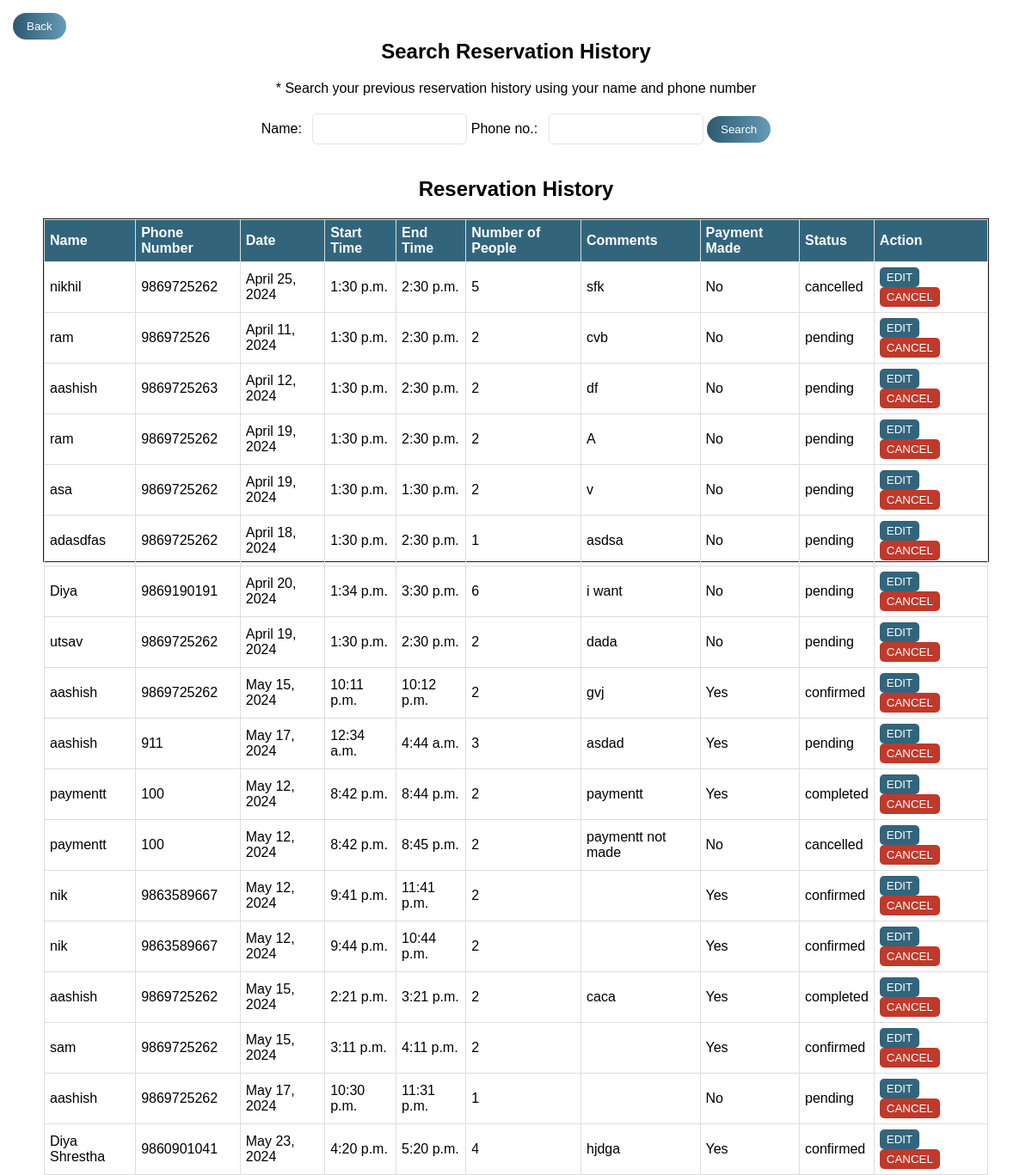
Page /user_reservation_history/ on the committed database.
### OneByteFood/models.py (models this page shows)
class Reservation(models.Model):
    id = models.AutoField(primary_key=True)
    name = models.CharField(max_length=100)
    phone = models.CharField(max_length=20)
    date = models.DateField()
    start_time = models.TimeField()
    end_time = models.TimeField()
    num_people = models.IntegerField()
    comments = models.TextField()
    payment_made = models.BooleanField(default=False)
    status = models.CharField(max_length=50, default='pending')

### OneByteFood/views.py (the view)
# urls.py: path('user_reservation_history/', onebytefood_views.show_user_reservation_history, name='show_user_reservation_history'),
def show_user_reservation_history(request):
    if request.method == 'GET':
        name = request.GET.get('name', '')
        phone = request.GET.get('phone', '')
        if name and phone:
            reservations_data = Reservation.objects.filter(name=name, phone=phone)
        else:
            reservations_data = Reservation.objects.all()
        return render(request, 'user_reservation_history.html', {'reservations_data': reservations_data, 'name': name, 'phone': phone})
    else:
        return HttpResponseRedirect('/user_reservation_history/')

### templates/user_reservation_history.html (shortened to what this page needs)
<!DOCTYPE html>
<html lang="en">
<head>
</head>
<body>
    <a href="http://127.0.0.1:8000/reservation/"><button class="Back-Btn"> Back</button></a>
    <h2 class="section-title">Search Reservation History</h2>
    <p class="search-guide">* Search your previous reservation history using your name and phone number</p>
    <form method="get" action="{% url 'show_user_reservation_history' %}" id="reservationHistorySearchForm"
        class="reservationHistorySearchForm">
        <label for="name">Name:</label>
        <input type="text" id="name" name="name" required>
        <label for="phone">Phone no.:</label>
        <input type="tel" id="phone" name="phone" required>
        <input type="submit" value="Search">
    </form>
    <div class="history-container">
        <section class="history" id="history">
            <h2 class="section-title">Reservation History</h2>
            <div class="table-history">
                {% if reservations_data %}
                <table class="history-table">
                    <thead>
                        <tr>
                            <th>Name</th>
                            <th>Phone Number</th>
                            <th>Date</th>
                            <th>Start Time</th>
                            <th>End Time</th>
                            <th>Number of People</th>
                            <th>Comments</th>
                            <th>Payment Made</th>
                            <th>Status</th>
                            <th>Action</th>
                        </tr>
                    </thead>
                    <tbody>
                        {% for reservation in reservations_data %}
                        <tr>
                            <td>{{ reservation.name }}</td>
                            <td>{{ reservation.phone }}</td>
                            <td>{{ reservation.date }}</td>
                            <td>{{ reservation.start_time }}</td>
                            <td>{{ reservation.end_time }}</td>
                            <td>{{ reservation.num_people }}</td>
                            <td>{{ reservation.comments }}</td>
                            <td>{% if reservation.payment_made %}Yes{% else %}No{% endif %}</td>
                            <td>{{ reservation.status }}</td>
                            <td>
                                <button class="edit-btn"><a href="/edit_reservation_user/{{ reservation.id }}"
                                        style="text-decoration: none; color: inherit;">EDIT</a></button>
                                <button class="cancel-btn"><a
                                        href="/cancel_reservation_user/{{ reservation.id }}/?name={{ reservation.name }}&phone={{ reservation.phone }}"
                                        style="text-decoration: none; color: inherit;">CANCEL</a></button>
                            </td>
                        </tr>
                        {% endfor %}
                    </tbody>
                </table>
                {% else %}
                <center>
                    <h4>No previous reservations.</h4>
                </center>
                {% endif %}
            </div>
        </section>
    </div>
</body>
</html>

### templates/user_reservation_history.html (style rules this page uses)
* { margin: 0; padding: 0; box-sizing: border-box; font-family: 'Montserrat', sans-serif; }
.Back-Btn { padding: 8px 16px; background: linear-gradient(to right, #2c5870, #669bb7); color: #fff; border: none; border-radius: 20px; text-decoration: none; cursor: pointer; margin: 15px 15px 0 15px; }
.section-title, .search-guide { text-align: center; margin-bottom: 20px; }
.reservationHistorySearchForm { margin-bottom: 10px; text-align: center; }
.reservationHistorySearchForm label { margin-right: 8px; }
.reservationHistorySearchForm input[type="text"], .reservationHistorySearchForm input[type="tel"] { width: 180px; padding: 8px; border-radius: 5px; border: 1px solid #E4E4E4; font-size: 16px; color: #32657C; margin-bottom: 8px; }
.reservationHistorySearchForm input[type="submit"] { padding: 8px 16px; background: linear-gradient(to right, #2c5870, #669bb7); color: #fff; border: none; border-radius: 20px; text-decoration: none; cursor: pointer; }
.history-container { margin-top: 30px; padding-bottom: 150px; }
.table-history { border: 1px solid #1e1d1d; height: 400px; margin: 0 50px; }
.history-table { border-collapse: collapse; width: 100%; border: 1px solid #1e1d1d; }
.history-table th, .history-table td { border: 1px solid #ddd; padding: 6px; text-align: left; }
.history-table th { background-color: #32657C; color: #FFF; }
.edit-btn, .cancel-btn { padding: 4px 8px; margin-right: 5px; background-color: #32657C; color: white; border: none; border-radius: 5px; cursor: pointer; text-decoration: none; }
.cancel-btn { background-color: #C0392B; }

### rows in the picture
Reservation: name "nikhil", phone "9869725262", date "April 25, 2024", start_time "1:30 p.m.", end_time "2:30 p.m.", num_people "5", comments "sfk", payment_made "No", status "cancelled"
Reservation: name "ram", phone "986972526", date "April 11, 2024", start_time "1:30 p.m.", end_time "2:30 p.m.", num_people "2", comments "cvb", payment_made "No", status "pending"
Reservation: name "aashish", phone "9869725263", date "April 12, 2024", start_time "1:30 p.m.", end_time "2:30 p.m.", num_people "2", comments "df", payment_made "No", status "pending"
Reservation: name "ram", phone "9869725262", date "April 19, 2024", start_time "1:30 p.m.", end_time "2:30 p.m.", num_people "2", comments "A", payment_made "No", status "pending"
Reservation: name "asa", phone "9869725262", date "April 19, 2024", start_time "1:30 p.m.", end_time "1:30 p.m.", num_people "2", comments "v", payment_made "No", status "pending"
Reservation: name "adasdfas", phone "9869725262", date "April 18, 2024", start_time "1:30 p.m.", end_time "2:30 p.m.", num_people "1", comments "asdsa", payment_made "No", status "pending"
Reservation: name "Diya", phone "9869190191", date "April 20, 2024", start_time "1:34 p.m.", end_time "3:30 p.m.", num_people "6", comments "i want", payment_made "No", status "pending"
Reservation: name "utsav", phone "9869725262", date "April 19, 2024", start_time "1:30 p.m.", end_time "2:30 p.m.", num_people "2", comments "dada", payment_made "No", status "pending"
Reservation: name "aashish", phone "9869725262", date "May 15, 2024", start_time "10:11 p.m.", end_time "10:12 p.m.", num_people "2", comments "gvj", payment_made "Yes", status "confirmed"
Reservation: name "aashish", phone "911", date "May 17, 2024", start_time "12:34 a.m.", end_time "4:44 a.m.", num_people "3", comments "asdad", payment_made "Yes", status "pending"
Reservation: name "paymentt", phone "100", date "May 12, 2024", start_time "8:42 p.m.", end_time "8:44 p.m.", num_people "2", comments "paymentt", payment_made "Yes", status "completed"
Reservation: name "paymentt", phone "100", date "May 12, 2024", start_time "8:42 p.m.", end_time "8:45 p.m.", num_people "2", comments "paymentt not made", payment_made "No", status "cancelled"
Reservation: name "nik", phone "9863589667", date "May 12, 2024", start_time "9:41 p.m.", end_time "11:41 p.m.", num_people "2", payment_made "Yes", status "confirmed"
Reservation: name "nik", phone "9863589667", date "May 12, 2024", start_time "9:44 p.m.", end_time "10:44 p.m.", num_people "2", payment_made "Yes", status "confirmed"
Reservation: name "aashish", phone "9869725262", date "May 15, 2024", start_time "2:21 p.m.", end_time "3:21 p.m.", num_people "2", comments "caca", payment_made "Yes", status "completed"
Reservation: name "sam", phone "9869725262", date "May 15, 2024", start_time "3:11 p.m.", end_time "4:11 p.m.", num_people "2", payment_made "Yes", status "confirmed"
Reservation: name "aashish", phone "9869725262", date "May 17, 2024", start_time "10:30 p.m.", end_time "11:31 p.m.", num_people "1", payment_made "No", status "pending"
Reservation: name "Diya Shrestha", phone "9860901041", date "May 23, 2024", start_time "4:20 p.m.", end_time "5:20 p.m.", num_people "4", comments "hjdga", payment_made "Yes", status "confirmed"
